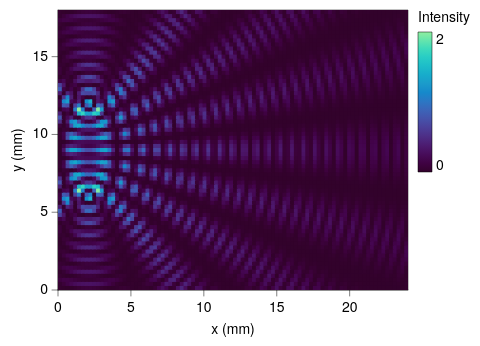

The Vega-Lite source for this figure:
### Vega-Lite specification from a JSON file in a GitHub repository (floating-point values rounded to 4 significant figures; data arrays with more than 128 entries replaced by an {"elided": "..."} marker saying what was removed)
{"background": null, "config": {"arc": {"fill": "#DBDBDB", "fillOpacity": 1.0, "innerRadius": 35.0, "padAngle": 0.03, "stroke": "black", "strokeOpacity": 1, "strokeWidth": 0.25}, "area": {"fill": "#DBDBDB", "fillOpacity": 1.0, "stroke": "black", "strokeOpacity": 1, "strokeWidth": 0.25}, "axis": {"domain": true, "domainCap": "round", "domainColor": "black", "domainWidth": 0.25, "grid": false, "gridCap": "round", "gridColor": "#F1F1F1", "gridDash": [0, 0], "gridOpacity": 1.0, "gridWidth": 0.25, "labelColor": "black", "labelFont": "Helvetica Neue, HelveticaNeue, Helvetica, Arial, sans-serif", "labelFontSize": 7, "labelFontStyle": "normal", "labelFontWeight": 400, "offset": 0, "ticks": true, "tickCap": "round", "tickColor": "black", "tickRound": false, "tickSize": 3, "tickWidth": 0.25, "titleColor": "black", "titleFont": "Helvetica Neue, HelveticaNeue, Helvetica, Arial, sans-serif", "titleFontSize": 7, "titleFontStyle": "normal", "titleFontWeight": 400}, "axisX": {"domain": true, "labelAlign": "center", "labelAngle": 0, "labels": true, "ticks": true, "translate": 0}, "axisY": {"domain": true, "labelAlign": "right", "labelAngle": 0, "labels": true, "ticks": true, "translate": 0}, "axisRight": {"domain": true, "labelAlign": "left", "labelAngle": 0, "labels": true, "ticks": true, "translate": 0}, "axisTop": {"domain": true, "labelAlign": "center", "labelAngle": 0, "labels": true, "ticks": true, "translate": 0}, "axisBand": {"tickOffset": 0}, "bar": {"fill": "#DBDBDB", "fillOpacity": 1.0, "stroke": "black", "strokeOpacity": 1, "strokeWidth": 0.25}, "boxplot": {"size": 12.6, "ticks": {"cornerRadius": 0.25, "fill": "black", "opacity": 1, "size": 6.3, "thickness": 0.25}, "box": {"fillOpacity": 1.0, "stroke": "black", "strokeOpacity": 1, "strokeWidth": 0.25}, "median": {"cornerRadius": 0, "fill": "black", "fillOpacity": 1.0, "opacity": 1, "size": 12.6, "thickness": 0.25}, "rule": {"fill": "black", "fillOpacity": 1.0, "size": 14.0, "stroke": "black", "strokeDash": [0, 0], "strokeOpacity": 1, "strokeWidth": 0.25}, "outliers": {"color": "black", "fill": "black", "fillOpacity": 1.0, "size": 0, "stroke": "black", "strokeOpacity": 1, "strokeWidth": 0.25}}, "circle": {"fill": "black", "fillOpacity": 1.0, "size": 1.75, "stroke": null, "strokeOpacity": 1, "strokeWidth": 0.25}, "errorband": {"band": {"fillOpacity": 0.6, "stroke": null, "strokeWidth": 0.25, "strokeOpacity": 1}, "borders": {"opacity": 0, "strokeOpacity": 0.25, "strokeWidth": 1}}, "errorbar": {"opacity": 1, "rule": {"strokeDash": [0, 0], "strokeWidth": 0.25}, "ticks": {"color": "black", "cornerRadius": 0.125, "opacity": 1, "size": 8.4, "thickness": 0.25}, "thickness": 0.25}, "font": "Helvetica Neue, HelveticaNeue, Helvetica, Arial, sans-serif", "geoshape": {"fill": "#DBDBDB", "fillOpacity": 1.0, "stroke": "black", "strokeOpacity": 1, "strokeWidth": 0.25}, "header": {"labelColor": "black", "labelFont": "Helvetica Neue, HelveticaNeue, Helvetica, Arial, sans-serif", "labelFontSize": 7, "labelFontStyle": "normal", "labelFontWeight": 400, "titleColor": "black", "titleFont": "Helvetica Neue, HelveticaNeue, Helvetica, Arial, sans-serif", "titleFontSize": 7, "titleFontStyle": "normal", "titleFontWeight": 400, "titlePadding": 0}, "legend": {"disable": false, "offset": 4.5, "titlePadding": 4, "labelOffset": 2, "gradientLabelOffset": 2, "gradientLength": 70.0, "gradientThickness": 7.0, "gradientOpacity": 1.0, "gradientStrokeColor": "black", "gradientStrokeWidth": 0.25, "labelColor": "black", "labelFont": "Helvetica Neue, HelveticaNeue, Helvetica, Arial, sans-serif", "labelFontSize": 7, "labelFontStyle": "normal", "labelFontWeight": 400, "strokeColor": "black", "strokeWidth": 0, "symbolSize": 42, "symbolStrokeColor": "black", "symbolStrokeWidth": 0.25, "titleColor": "black", "titleFont": "Helvetica Neue, HelveticaNeue, Helvetica, Arial, sans-serif", "titleFontSize": 7, "titleFontStyle": "normal", "titleFontWeight": 400}, "line": {"color": "black", "stroke": "black", "strokeCap": "butt", "strokeDash": [0, 0], "strokeOpacity": 1, "strokeWidth": 0.5}, "point": {"filled": true, "fill": "#DBDBDB", "fillOpacity": 1.0, "size": 7.0, "stroke": "black", "strokeOpacity": 1, "strokeWidth": 0.25}, "range": {"category": ["#5CA7B1", "#B7D0EE", "#B7B3E4", "#B3DAB5", "#F5E1B3", "#3D727B", "#809DC7", "#867DAC", "#80A988", "#CBB17A", "#204148", "#546B94", "#584C77", "#507B5F", "#9D824D"], "diverging": {"scheme": ["#6F572A", "#876E43", "#9E875F", "#B5A17F", "#CABBA2", "#DCD6CC", "#F4F1E9", "#C9D7DA", "#9DBFC6", "#78A5AF", "#558B96", "#36717C", "#1A5762"]}, "heatmap": {"scheme": ["#32022B", "#43044D", "#4C196E", "#4D338C", "#484DA6", "#3A68BB", "#1D83CA", "#1D9CCB", "#23B5C9", "#28CDC5", "#4DE0B4", "#91EE9F"]}, "ordinal": {"scheme": ["#F1F1F1", "#DBDBDB", "#C6C6C6", "#B2B2B2", "#9D9D9D", "#898989", "#767676", "#636363", "#515151", "#404040", "#2F2F2F", "#1F1F1F"]}, "ramp": {"scheme": ["#32022B", "#43044D", "#4C196E", "#4D338C", "#484DA6", "#3A68BB", "#1D83CA", "#1D9CCB", "#23B5C9", "#28CDC5", "#4DE0B4", "#91EE9F"]}}, "rule": {"color": "black", "stroke": "black", "strokeCap": "round", "strokeDash": [2, 2], "strokeOpacity": 1, "strokeWidth": 0.25}, "scale": {"bandPaddingInner": 0.1, "bandPaddingOuter": 0.1, "round": false}, "rect": {"fill": "#DBDBDB", "fillOpacity": 1.0, "stroke": "black", "strokeOpacity": 1, "strokeWidth": 0.25}, "square": {"fill": "#DBDBDB", "fillOpacity": 1.0, "size": 14.0, "stroke": "black", "strokeOpacity": 1, "strokeWidth": 0.25}, "text": {"color": "black", "font": "Helvetica Neue, HelveticaNeue, Helvetica, Arial, sans-serif", "fontSize": 7, "fontStyle": "normal", "fontWeight": 400}, "tick": {"color": "black", "cornerRadius": 0.125, "opacity": 1.0, "size": 12.6, "thickness": 0.25}, "title": {"anchor": "middle", "frame": "group", "color": "black", "font": "Helvetica Neue, HelveticaNeue, Helvetica, Arial, sans-serif", "fontSize": 7, "fontStyle": "normal", "fontWeight": 400, "subtitleColor": "black", "subtitleFont": "Helvetica Neue, HelveticaNeue, Helvetica, Arial, sans-serif", "subtitleFontSize": "Helvetica Neue, HelveticaNeue, Helvetica, Arial, sans-serif", "subtitleFontStyle": "normal", "subtitleFontWeight": 400}, "trail": {"color": "black", "opacity": 1, "size": 0.5}, "view": {"continuousWidth": 175, "continuousHeight": 140, "discreteWidth": 175, "discreteHeight": 140, "fill": null, "stroke": "black", "strokeWidth": 0.25}}, "data": {"name": "data-a4239cbaa7892c27869c14f52c924c68"}, "mark": {"type": "rect", "clip": true, "stroke": null}, "encoding": {"color": {"field": "I", "title": "Intensity", "type": "quantitative"}, "x": {"field": "x0", "scale": {"domain": [0, 24.0], "nice": false}, "title": "x (mm)", "type": "quantitative"}, "x2": {"field": "x1"}, "y": {"field": "y0", "scale": {"domain": [0, 18.0], "nice": false}, "title": "y (mm)", "type": "quantitative"}, "y2": {"field": "y1"}}, "$schema": "https://vega.github.io/schema/vega-lite/v6.4.1.json", "datasets": {"data-a4239cbaa7892c27869c14f52c924c68": {"elided": "6348 records"}}}
